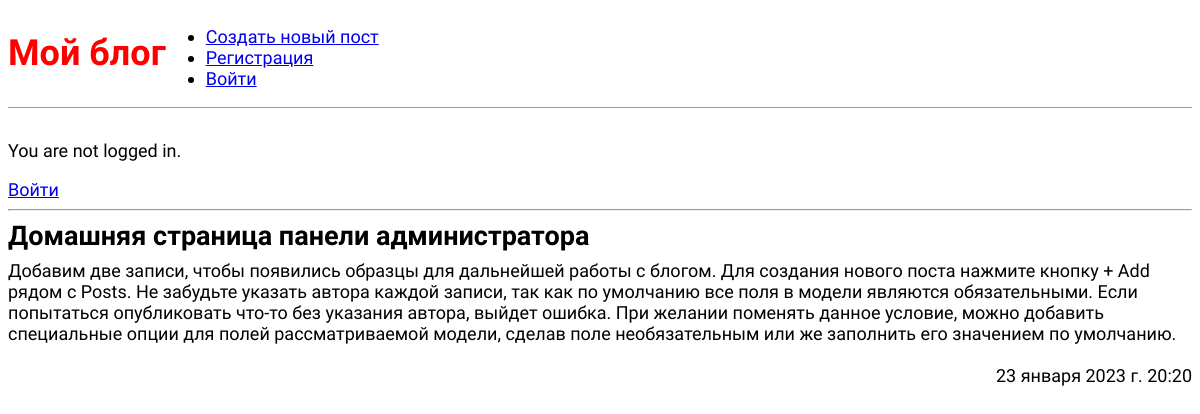
The app's page /post/1/ with its own data.
### blog/models.py (models this page shows, shortened)
class Post(models.Model):
    title = models.CharField(max_length=200)  # Строковое поле, для строк малого и большого размера.
    author = models.ForeignKey(
        'auth.User',
        on_delete=models.CASCADE,  # Если удалиться пользователь, то и его статьи удаляться(каскадное отношение)
    )
    body = models.TextField()  # Большое текстовое поле
    time_create = models.DateTimeField(default=datetime.datetime.now())

### blog/views.py (the view)
# urls.py: path("post/<int:pk>/", BlogDetailView.as_view(), name='post_detail'),
class BlogDetailView(DetailView):
    model = Post
    template_name = 'post_detail.html'

### templates/post_detail.html
{% extends 'base.html' %}
{% block content %}
  <div class="post-entry">
    <h2>{{ object.title }}</h2>
    <p>{{ object.body }}</p>
    <br>
    <p style="text-align: right;">{{ object.time_create }}</p>
  </div>
{% endblock content %}

### static/css/base.css (style rules this page uses)
body { font-family: 'Source Sans Pro', sans-serif; font-size: 18px; }
.post-entry { margin-bottom: 2rem; }
.post-entry h2 { margin: 0.5rem 0; }
.post-entry p { margin: 0; font-weight: 400; }

### records on screen
Post: title "Домашняя страница панели администратора", body "Добавим две записи, чтобы появились образцы для дальнейшей работы с блогом. Для создания нового поста нажмите кнопку + Add рядом с Posts. Не забудьте указать автора каждой записи, так как по умолчанию все поля в модели являются обязательными. Если попытаться опубликовать что-то без указания автора, выйдет ошибка. При желании поменять данное условие, можно добавить специальные опции для полей рассматриваемой модели, сделав поле необязательным или же заполнить его значением по умолчанию.", time_create "23 января 2023 г. 20:20"
